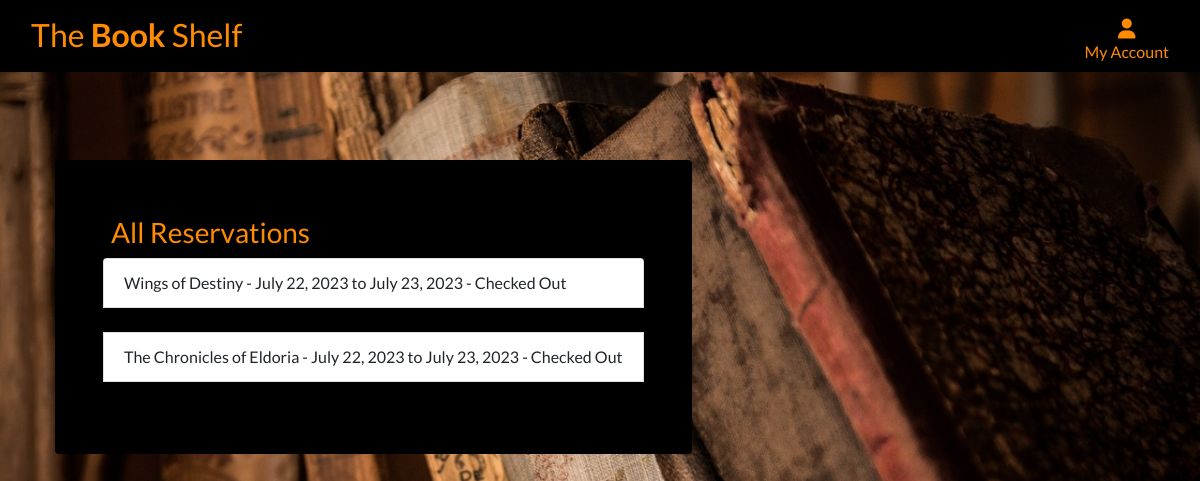
/rental/all_reservations/ (signed in), run on an earlier commit of the app's database.
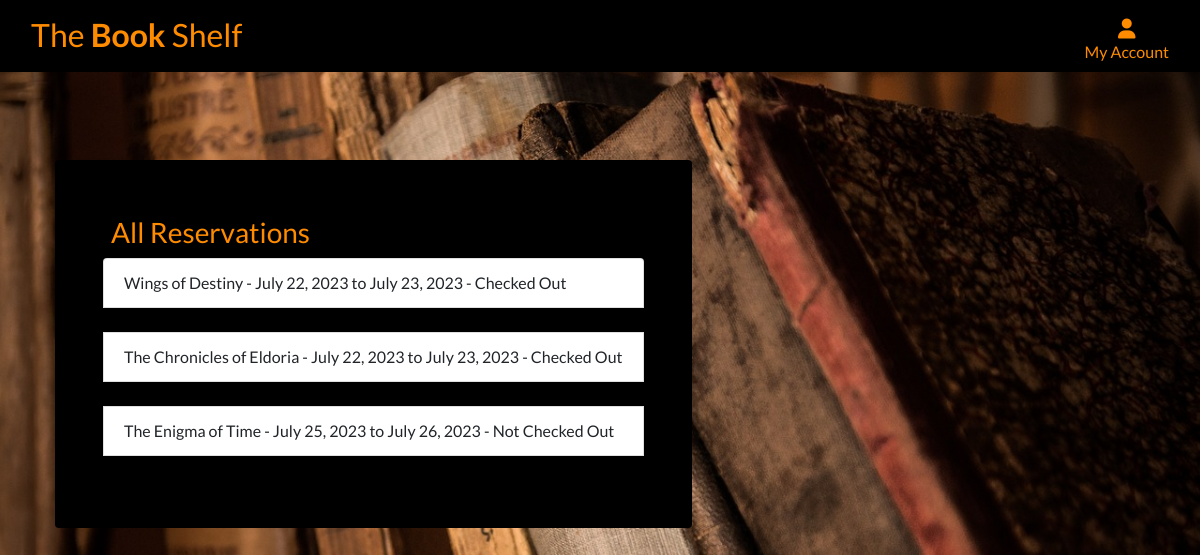
And on a later commit of the database.
### rental/models.py (models this page shows, shortened)
class Reservation(models.Model):
    book = models.ForeignKey(Book, on_delete=models.CASCADE)
    user = models.ForeignKey(User, on_delete=models.CASCADE)
    start_date = models.DateField()
    end_date = models.DateField()
    is_checked_out = models.BooleanField(default=False)

class Book(models.Model):
    title = models.CharField(max_length=200)
    author = models.CharField(max_length=100)
    description = models.TextField()
    image = models.ImageField(blank=True, null=True)

### rental/views.py (the view)
# urls.py: path('all_reservations/', views.all_reservations, name='all_reservations'),
@login_required
def all_reservations(request):
    user = request.user
    reservations = Reservation.objects.filter(user=user)
    return render(request, 'rental/all_reservations.html', {'reservations': reservations})

### rental/templates/rental/all_reservations.html
{% extends 'base.html' %}
{% block content %}
<div class="container header-container ">
    <div class="black-bg rounded p-5">
        <h3 class="orange-text m-2">All Reservations</h3>
        <ul class="list-group">
            {% for reservation in reservations %}
                <li class="list-group-item">
                    {{ reservation.book.title }} - {{ reservation.start_date }} to {{ reservation.end_date }}
                    - {% if reservation.is_checked_out %}Checked Out{% else %}Not Checked Out{% endif %}
                </li><br>
            {% empty %}
                <li class="list-group-item ">You have no reservations.</li>
            {% endfor %}
        </ul>
    </div>
</div>
{% endblock %}

### templates/base.html (shortened to what this page needs)
{% load static %}
<!doctype html>
<html lang="en">
  <head>
    {% block corecss %}
    <link rel="stylesheet" href="https://stackpath.bootstrapcdn.com/bootstrap/4.4.1/css/bootstrap.min.css">
    <link rel="stylesheet" href="{% static 'css/base.css' %}">
    {% endblock %}
  </head>
  <body>
    <header class="container-fluid fixed-top">
        <div  class="row nav-color pt-2 ">
            <div class="col-12 col-lg-6 text-center text-lg-left mb-2 mb-lg-0">
                <a href="{% url 'home' %}" class="nav-link main-logo-link">
                    <h2 class="logo-font nav-text my-0">The <strong>Book</strong> Shelf</h2>
                </a>
            </div>
            <div class="col-12 col-lg-6 text-center text-lg-right">
                <ul class="list-inline list-unstyled my-0">
                    <li class="list-inline-item dropdown">
                        <a class="nav-text nav-link" href="#" data-toggle="dropdown" aria-haspopup="true" aria-expanded="false">
                            <div class="text-center">
                                <div><i class="fas fa-user fa-lg"></i></div>
                                <p class="my-0">My Account</p>
                            </div>
                        </a>
                    </li>
                </ul>
            </div>
        </div>
    </header>
    {% block content %}
    {% endblock %}
  </body>
</html>

### static/css/base.css (style rules this page uses)
html { height: 100%; }
body { background: url('/media/homepage_background.jpg') no-repeat center center; background-size: cover; height: calc(100vh - 150px); font-family: 'Lato'; }
.black-bg { background-color: rgb(0, 0, 0); border-radius: 10px; width: fit-content; margin: 10px; padding: 10px; }
.nav-color { background-color: rgb(0, 0, 0); }
.nav-text, .orange-text { color: rgb(255, 140, 0); }
.header-container { padding-top: 150px; }

What changed in the data, as far as the page shows it:
added Reservation: book "The Enigma of Time", start_date "July 25, 2023", end_date "July 26, 2023", is_checked_out "Not Checked Out"
